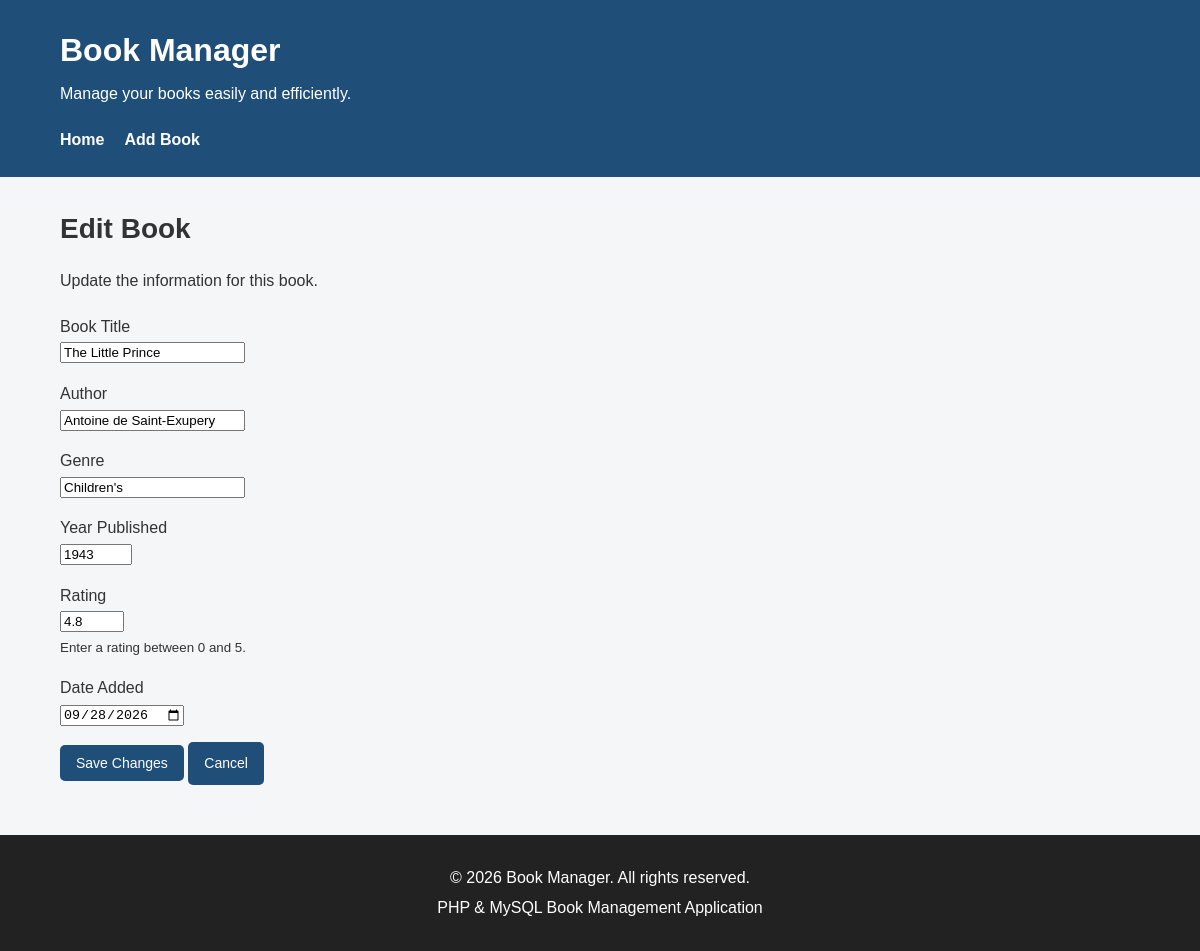
The page /edit.php?id=1 on the database its author committed.
### tables this page shows
CREATE TABLE `books` (
  `id` int(11) NOT NULL,
  `title` varchar(255) NOT NULL,
  `author` varchar(255) NOT NULL,
  `genre` varchar(100) NOT NULL,
  `year_published` int(4) NOT NULL,
  `rating` decimal(3,1) NOT NULL,
  `date_added` date NOT NULL
);

### edit.php (the view, shortened to what this page needs)
<?php
require_once "db.php";
$id = filter_input(INPUT_GET, "id", FILTER_VALIDATE_INT);
try {
    $sql = "
        SELECT
            id,
            title,
            author,
            genre,
            year_published,
            rating,
            date_added
        FROM books
        WHERE id = :id
    ";
    $statement = $pdo->prepare($sql);
    $statement->execute([
        ":id" => $id
    ]);
    $book = $statement->fetch(PDO::FETCH_ASSOC);
} catch (PDOException $e) {
    header("Location: error.php");
    exit;
}
$title = $book["title"];
$author = $book["author"];
$genre = $book["genre"];
$year_published = $book["year_published"];
$rating = $book["rating"];
$date_added = $book["date_added"];
require_once "header.php";
?>
<section class="page-heading">
    <h2>Edit Book</h2>
    <p>
        Update the information for this book.
    </p>
</section>
<form method="POST" action="edit.php?id=<?= htmlspecialchars($id, ENT_QUOTES, "UTF-8") ?>">
    <p>
        <label for="title">
            Book Title
        </label>
        <br>
        <input
            type="text"
            id="title"
            name="title"
            value="<?= htmlspecialchars($title, ENT_QUOTES, "UTF-8") ?>"
            required
        >
    </p>
    <p>
        <label for="author">
            Author
        </label>
        <br>
        <input
            type="text"
            id="author"
            name="author"
            value="<?= htmlspecialchars($author, ENT_QUOTES, "UTF-8") ?>"
            required
        >
    </p>
    <p>
        <label for="genre">
            Genre
        </label>
        <br>
        <input
            type="text"
            id="genre"
            name="genre"
            value="<?= htmlspecialchars($genre, ENT_QUOTES, "UTF-8") ?>"
            required
        >
    </p>
    <p>
        <label for="year_published">
            Year Published
        </label>
        <br>
        <input
            type="number"
            id="year_published"
            name="year_published"
            value="<?= htmlspecialchars($year_published, ENT_QUOTES, "UTF-8") ?>"
            min="0"
            max="2100"
            required
        >
    </p>
    <p>
        <label for="rating">
            Rating
        </label>
        <br>
        <input
            type="number"
            id="rating"
            name="rating"
            value="<?= htmlspecialchars($rating, ENT_QUOTES, "UTF-8") ?>"
            min="0"
            max="5"
            step="0.1"
            required
        >
        <br>
        <small>
            Enter a rating between 0 and 5.
        </small>
    </p>
    <p>
        <label for="date_added">
            Date Added
        </label>
        <br>
        <input
            type="date"
            id="date_added"
            name="date_added"
            value="<?= htmlspecialchars($date_added, ENT_QUOTES, "UTF-8") ?>"
            required
        >
    </p>
    <p>
        <button type="submit" class="button">
            Save Changes
        </button>
        <a href="index.php" class="button">
            Cancel
        </a>
    </p>
</form>
<?php
require_once "footer.php";
?>

### css/style.css (style rules this page uses)
* { box-sizing: border-box; }
body { margin: 0; font-family: Arial, Helvetica, sans-serif; background-color: #f4f6f8; color: #333333; line-height: 1.6; }
.page-heading { margin-bottom: 20px; }
.page-heading h2 { margin-bottom: 5px; font-size: 28px; }
.button { display: inline-block; background-color: #1f4e79; color: white; text-decoration: none; padding: 10px 16px; border-radius: 5px; border: none; cursor: pointer; font-size: 14px; }

### rows shown on the page
books: title "The Little Prince", author "Antoine de Saint-Exupery", genre "Children's", year_published "1943", rating "4.8", date_added "09/28/2026"
